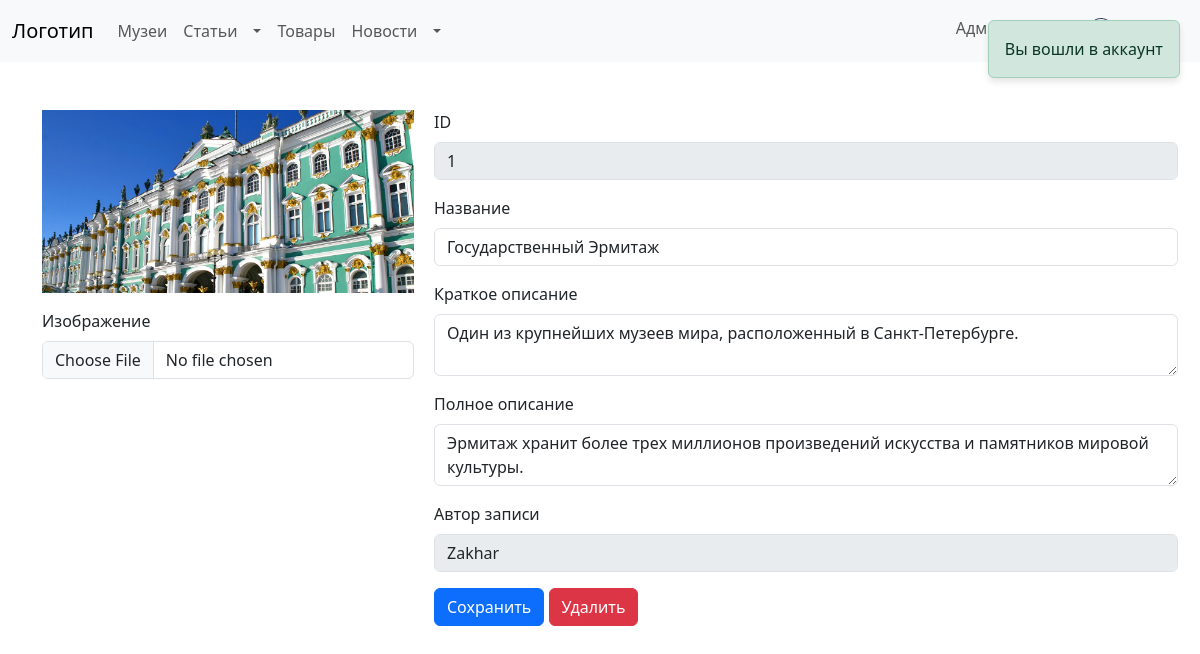
The page /admin/dynamic/museums.php?id=1 (signed in) on the database its author committed.
### tables this page shows
CREATE TABLE `museums` (
  `Id` int(11) NOT NULL,
  `Name` varchar(55) NOT NULL,
  `Short_desc` varchar(150) NOT NULL,
  `Full_desc` varchar(320) NOT NULL,
  `Image_path` varchar(255) DEFAULT NULL,
  `Editor` int(11) DEFAULT NULL
);

CREATE TABLE `users` (
  `Id` int(11) NOT NULL,
  `Login` varchar(25) NOT NULL,
  `Password` varchar(255) NOT NULL,
  `Email` varchar(320) DEFAULT NULL,
  `Admin` int(11) DEFAULT NULL,
  `Editor` int(11) DEFAULT NULL
);

### admin/dynamic/museums.php (the view, shortened to what this page needs)
<?php include "../../include/header.php"; ?>
<?php include "../../include/message.php"; ?>
<?php
$Id = (isset($_GET['id'])) ? $_GET['id'] : 0;
$query = $pdo->prepare("SELECT museums.*, users.login AS EditorLogin FROM museums JOIN users ON museums.Editor = users.Id WHERE museums.Id=:Id;");
$query->execute(['Id' => $Id]);
$museum_query_result = $query->fetch(PDO::FETCH_ASSOC);
?>
<?php
if (isset($_SESSION["log-session"]) && isset($_SESSION['log-session-data'])):
    if ($_SESSION['log-session-data']["Admin"]):
?>
<div class="container mt-5">
        <?php if ($museum_query_result): ?>
            <form method="post" enctype="multipart/form-data">
            <div class="row">
                <div class="form-container">
                    <div class="col-md-4 image-column">
                        <img loading="lazy" src="/cult_conn/uploads/museums/<?= htmlspecialchars(basename($museum_query_result['Image_path'])) ?>" class="image-preview img-fluid" alt="Музей">
                        <div class="mb-3">
                            <label for="image" class="form-label">Изображение</label>
                            <input type="file" class="form-control" id="image" name="image" accept="image/*" onchange="validateImageSize(this)">
                        </div>
                    </div>
                    <div class="col-md-8">
                            <div class="mb-3">
                                <label for="id" class="form-label">ID</label>
                                <input type="text" class="form-control" id="id" disabled name="id" value="<?= htmlspecialchars($museum_query_result["Id"]) ?>" readonly>
                            </div>
                            <div class="mb-3">
                                <label for="name" class="form-label">Название</label>
                                <input type="text" class="form-control" id="name" name="name" value="<?= htmlspecialchars($museum_query_result["Name"]) ?>" maxlength="55" required>
                            </div>
                            <div class="mb-3">
                                <label for="short_desc" class="form-label">Краткое описание</label>
                                <textarea class="form-control" id="short_desc" name="short_desc" maxlength="150" required><?= htmlspecialchars($museum_query_result["Short_desc"]) ?></textarea>
                            </div>
                            <div class="mb-3">
                                <label for="full_desc" class="form-label">Полное описание</label>
                                <textarea class="form-control" id="full_desc" name="full_desc" maxlength="320" required><?= htmlspecialchars($museum_query_result["Full_desc"]) ?></textarea>
                            </div>
                            <div class="mb-3">
                                <label for="editor" class="form-label">Автор записи</label>
                                <input type=text class="form-control" id="editor" disabled name="editor" maxlength="55" required value=<?= htmlspecialchars($museum_query_result["EditorLogin"]) ?>>
                            </div>
                            <button type="submit" class="btn btn-primary" name="update">Сохранить</button>
                            <form method="post">
                                <button class="btn btn-danger" name="delete">Удалить</button>
                            </form>
                        </form>
                    </div>
            <?php else: ?>
            <p class="text-muted">Данного музея не существует :(</p>
        <?php endif; ?>
    <?php else: ?>
            <div class="container mt-5">
                <?php include "./../../error/404.php"; ?>
            </div>
    <?php endif; ?>
<?php else: ?>
        <div class="container mt-5">
                <?php include "./../../error/404.php"; ?>
        </div>
    <?php
    endif; ?>
<?php include "../../include/footer.php"; ?>

### admin/dynamic/museums.php (style rules this page uses)
.image-preview { max-width: 100%; height: auto; margin-bottom: 1rem; }
.form-container { display: flex; align-items: flex-start; }
.form-container .image-column { margin-right: 20px; }

### rows shown on the page
museums: Image_path (picture), id "1", name "Государственный Эрмитаж", short_desc "Один из крупнейших музеев мира, расположенный в Санкт-Петербурге.", full_desc "Эрмитаж хранит более трех миллионов произведений искусства и памятников мировой культуры.", editor "Zakhar"

### other values the page prints
$_SESSION["log-mess-s"] "Вы вошли в аккаунт"
